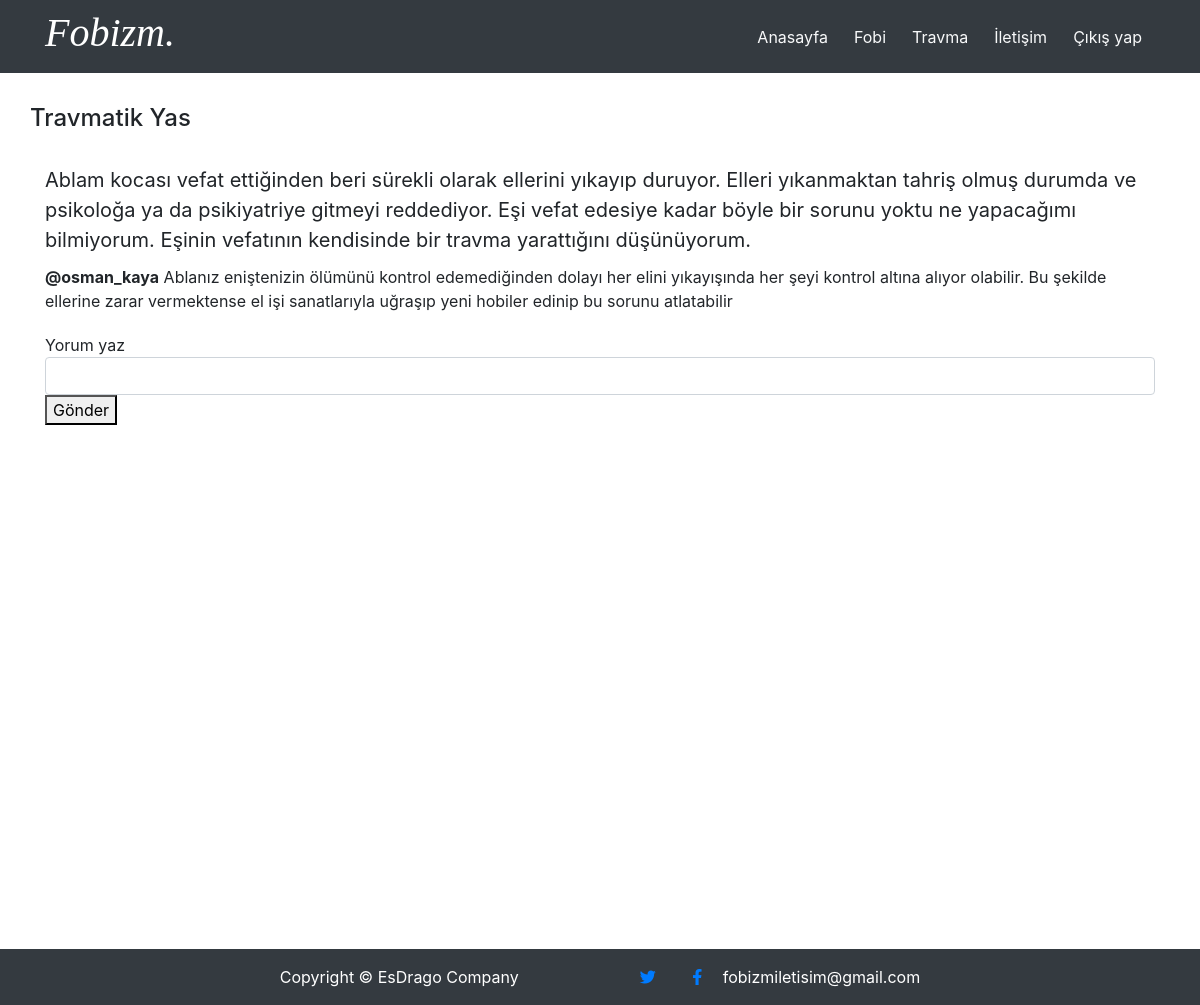
Screenshot of /views/mental_issue_content.php?issue_id=4 (signed in) with the database file from the repository.
### tables this page shows
CREATE TABLE IF NOT EXISTS `mental_issue` (
  `mental_issue_id` int(11) NOT NULL AUTO_INCREMENT,
  `issue_name` text NOT NULL,
  `issue_type_id` text NOT NULL,
  `thumb_img_url` text NOT NULL,
  `description` longtext NOT NULL,
  PRIMARY KEY (`mental_issue_id`)
);

CREATE TABLE IF NOT EXISTS `comment` (
  `comment_id` int(11) NOT NULL AUTO_INCREMENT,
  `user_id` int(11) NOT NULL,
  `mental_issue_id` int(11) NOT NULL,
  `comment_text` longtext NOT NULL,
  PRIMARY KEY (`comment_id`)
);

CREATE TABLE IF NOT EXISTS `users` (
  `user_id` int(11) NOT NULL AUTO_INCREMENT,
  `username` text NOT NULL,
  `password` text NOT NULL,
  `mail` text NOT NULL,
  PRIMARY KEY (`user_id`)
);

### api/models/BaseModel.php (called while the page is built, shortened)
<?php
class BaseModel
{
    private string $className;
    private string $tableName;
    public function __construct($clsname, $tblname)
    {
        $this->tableName = $tblname;
        $this->className = $clsname;
    }
    public function getModels(?array $where = []): array
    {
        $query_str = 'SELECT * FROM ' . $this->tableName;
        $db = DatabaseConnection::getInstance();
        $val_apply = [];
        if (!is_null($where) && sizeof($where) > 0) {
            $query_str .= " WHERE ";
            $keys = array_keys($where);
            foreach ($keys as $key) {
                $query_str .= "$key = :$key AND ";
                $val_apply[":$key"] = $where[$key];
            }
            $query_str = substr($query_str, 0, strlen($query_str) - 5);
        }
        $query_str .= ";";
        $query = $db->prepare($query_str);
        if ($query->execute($val_apply)) {
            return $query->fetchAll(PDO::FETCH_CLASS, $this->className);
        } else {
            echo "error";
            echo json_encode($query->errorInfo());
            return [];
        }
    }
}

### api/models/User.php (called while the page is built, shortened)
<?php
require $_SERVER['DOCUMENT_ROOT']."/fobizm/api/models/BaseModel.php";
class User extends Model
{
    private string $username;
    private static $baseModel = null;
    public static function getBaseModel(): BaseModel
    {
        if (is_null(self::$baseModel)) {
            self::$baseModel = new BaseModel("User", "users");
        }
        return self::$baseModel;
    }
    public function getUsername(): ?string
    {
        return $this->username;
    }
    public static function getUser(int $id): ?User
    {
        $arrs = self::getBaseModel()->getModels(["user_id" => $id]);
        if (sizeof($arrs) > 0) {
            return $arrs[0];
        } else {
            return null;
        }
    }
}

### views/mental_issue_content.php (the view, shortened to what this page needs)
<?php
require_once("../api/models/User.php");
if (!User::userSigned()) {
    header("location: girisyap.php");
}else {
    $q = $db->prepare("SELECT * FROM mental_issue where  mental_issue_id = :mental;");
    if ($q->execute(array(":mental" => $_GET["issue_id"]))) {
        $currentIssue = $q->fetch(PDO::FETCH_ASSOC);
    }
}
?>
<!DOCTYPE html>
<html lang="en">
<head>
    <link href="vendor/bootstrap/css/bootstrap.min.css" rel="stylesheet">
    <link href="css/heroic-features.css" rel="stylesheet">
    <link href="vendor/fontawesome-free/css/all.min.css" rel="stylesheet">
</head>
<body>
<?php include "include/bodyheader.php" ?>
<div class="container mt-5">
    <div class="row text-center">
        <h4 style="..."><?php echo $currentIssue["issue_name"] ?></h4>
    </div>
</div>
<div class="container mt-4" style="min-height: 98vh">
    <div style="font-size: 20px;">
      <?php  echo $currentIssue["description"]  ?>
    </div>
    <?php
    if (!empty($_GET["issue_id"])) {
        $q = $db->prepare("SELECT * FROM comment where  mental_issue_id = :mental;");
        if ($q->execute(array(":mental" => $_GET["issue_id"]))) {
            $all = $q->fetchAll(PDO::FETCH_ASSOC);
            foreach ($all as $item) {
                $userNm = User::getUser($item["user_id"])->getUsername();
                $comment = $item["comment_text"];
                echo "<div>
                        <p style=\"font-size: 16px; margin-top: 10px\">
                        <b>@$userNm</b>
                            $comment
                </p>
            </div>";
            }
        }
    }
    ?>
<div style="margin-top: 20px;">
    <div>Yorum yaz</div>
    <input class="form-control"  type="text" id="comment" style="width: 100%">
    <button class="class="btn btn-primary" onclick="addComment(event)">Gönder</button>
</div>
</div>
<?php include "include/footer.php" ?>
</body>
</html>

### views/css/heroic-features.css (style rules this page uses)
body { padding-top: 56px; }

### rows the page displays
mental_issue: issue_name "Travmatik Yas", description "Ablam kocası vefat ettiğinden beri sürekli olarak ellerini yıkayıp duruyor. Elleri yıkanmaktan tahriş olmuş durumda ve psikoloğa ya da psikiyatriye gitmeyi reddediyor. Eşi vefat edesiye kadar böyle bir sorunu yoktu ne yapacağımı bilmiyorum. Eşinin vefatının kendisinde bir travma yarattığını düşünüyorum."
comment: user.username "osman_kaya", comment_text "Ablanız eniştenizin ölümünü kontrol edemediğinden dolayı her elini yıkayışında her şeyi kontrol altına alıyor olabilir. Bu şekilde ellerine zarar vermektense el işi sanatlarıyla uğraşıp yeni hobiler edinip bu sorunu atlatabilir"
